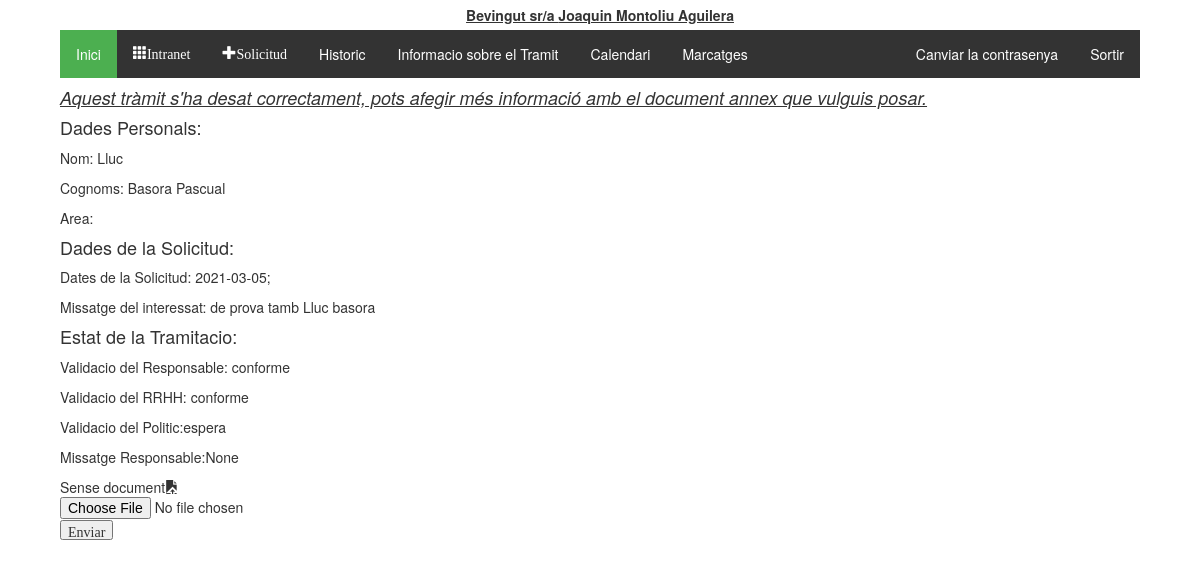
The page /tramitador/tramit/8/ (signed in) on the database its author committed.
### tramitador/models.py (models this page shows, shortened)
class Treballadors(AbstractUser):
    usuari = models.CharField(max_length=20)
    foto = models.FileField(upload_to='fotos', blank=True, null=True)
    """nom = models.CharField(max_length=20)
    cognoms = models.CharField(max_length=20)
    email = models.CharField(max_length=50)"""
    dni = models.CharField(max_length=20, null = True, blank=True)
    areas = models.ManyToManyField(Area)
    id_crosschex = models.IntegerField(max_length=4, null = True, blank=True)
    pass_crosschex =  models.IntegerField(max_length=4, null = True, blank=True)
    observacions = models.TextField(null = True, blank=True)
    """rol = models.CharField(max_length=20, choices = tip_rols, default = 'treb')
    estat = models.CharField(max_length=10, choices = tip_estats, default = 'alta')"""
    representant = models.ForeignKey('self', on_delete=models.CASCADE, blank=True, null = True)
    class Meta:
        ordering = ['first_name','last_name']

class Tramit(models.Model):
    validacio = (
        ('conforme','conforme'),
        ('inconforme','no conforme'),
        ('espera', 'en espera'),
    )
    tipologia = (
        ('vacances', 'Vacances'),
        ('perm_precep', 'Permisos preceptius'),
        ('perm_no_precep', 'Permisos no preceptius'),
        ('asum_p', 'Asumptes personals'),
        ('perm_indisposicio', 'Permis Indisposicio'),
        ('perm_altres', 'Altres permissos'),
    )
    treballador = models.ForeignKey(Treballadors, on_delete=models.CASCADE)
    document = models.ForeignKey(Document, on_delete=models.SET_NULL, null=True, blank=True)
    creat_en = models.DateTimeField(auto_now_add=True)
    modificat_en = models.DateTimeField(auto_now=True)
    data_sol = models.CharField(max_length=250, help_text = "Interval de dates amb guións '/', per dies no consecutios emprar ';' Exemple:2019-08-01-2019-08-20;2019-09-09")
    tipus = models.CharField(max_length=40, choices=tipologia, default='asum_p')
    finalitzat = models.BooleanField(default=False)
    """Validacio de RRHH"""
    valRRHH = models.CharField(max_length=20, choices=validacio, default='espera')
    """Validacio del responsable"""
    valResp =  models.CharField(max_length=20, choices=validacio, default='espera')
    """Validacio del Politic"""
    valPol = models.CharField(max_length=20, choices=validacio, default='espera')
    """En cas de voler explicar el motiu"""
    missatge_usuari = models.CharField(max_length=2000, null = True)
    missatge_responsable = models.CharField(max_length=2000, null = True, blank=True)
    """Millores per el admin site"""
    def was_published_recently(self):
        return self.creat_en >= timezone.now() - datetime.timedelta(days=1)
    was_published_recently.admin_order_field = 'creat_en'
    was_published_recently.boolean = True
    was_published_recently.short_description = 'Publicat recentment?'

### tramitador/views.py (the view)
# urls.py: path('tramit/<int:pk>/', views.tramit_detall, name='tramit_detall'),
@login_required
def tramit_detall(request, pk):
    tramit = get_object_or_404(Tramit, pk=pk)
    return render(request, 'tramits/tramit_detall.html', {'tramit': tramit})

### tramitador/templatetags/group.py (called while the page is built)
@register.filter(name='has_group')
def has_group(user, group_name):
    group_name = group_name.split(";")
    for group in group_name:
        if(user.groups.filter(name=group).exists()):
            return True
    return False

### tramitador/templates/tramits/tramit_detall.html (shortened to what this page needs)
{% extends 'tramits/base.html' %}
{% block content %}
  <div id="tramit">
    <h4><p><em><u>Aquest tràmit s'ha desat correctament, pots afegir més informació amb el document annex que vulguis posar.</u></em></p></h4>
    <h4>Dades Personals:</h4>
    <p>Nom: {{tramit.treballador.first_name}}</p>
    <p>Cognoms: {{tramit.treballador.last_name}}</p>
    <p>Area:{{tramit.treballador.area}}</p>
    <h4>Dades de la Solicitud:</h4>
    <p>Dates de la Solicitud: {{tramit.data_sol}}</p>
    <p>Missatge del interessat: {{tramit.missatge_usuari}}</p>
    <h4>Estat de la Tramitacio:</h4>
    <p>Validacio del Responsable: {{tramit.valResp}}</p>
    <p>Validacio del RRHH: {{tramit.valRRHH}}</p>
    <p>Validacio del Politic:{{tramit.valPol}}</p>
    <p>Missatge Responsable:{{tramit.missatge_responsable}}</p>
    <p>
      {% if tramit.document %}
        <a href="/static/documents/upload/{{tramit.document.document }}" class="glyphicon glyphicon-save-file">{{tramit.document.descripcio}}</a>
        <button class="glyphicon glyphicon-remove btn btn-danger" id="document">
      {% else %}
        Sense document<i class="glyphicon glyphicon-open-file" id="enviar_doc" data-tramit="{{tramit.pk}}"></i>
        <input type="file"  data-tramit="{{tramit.pk}}" />
        <input type="button" class="glyphicon glyphicon-open-file" value="Enviar" name="pujar"/>
      {% endif %}
    </p>
  </div>
{% endblock %}

### tramitador/templates/tramits/base.html (shortened to what this page needs)
<!DOCTYPE html>
{% load static %}
{% load group %}
<html lang="es">
  <head>
    <link rel="stylesheet" href="https://maxcdn.bootstrapcdn.com/bootstrap/3.3.5/css/bootstrap.min.css">
    <link rel="stylesheet" href="https://maxcdn.bootstrapcdn.com/font-awesome/4.4.0/css/font-awesome.min.css">
    <link rel="stylesheet" href="//code.jquery.com/ui/1.12.1/themes/base/jquery-ui.css">
    <link rel="stylesheet" href="{% static 'tramits/style.css' %}">
    <link rel="stylesheet" href="{% static 'tramits/bootstrap-year-calendar.css' %}">
  </head>
  <body>
    <div id="heading">
      {% block heading %}
        {% if user.is_authenticated %}
          Bevingut sr/a {{ user.first_name }} {{ user.last_name }}
        {% endif %}
      {% endblock %}
    </div>
    {% if user.is_authenticated %}
      <div id="main_block">
        <div id="options_block">
          <ul class="menu_options">
            <li><a href="{% url 'index' %}" class="active">Inici</a></li>
            <li><a href="{% url 'indexIntranet' %}"class ="glyphicon glyphicon-th">Intranet</a></li>
            <li><a href="{% url 'nou_tramit' %}"class ="glyphicon glyphicon-plus">Solicitud</a></li>
            <li><a href="{% url 'historic' %}">Historic</a></li>
            <li><a target="_blank" href="{% static 'documentacio/manual.pdf' %}">Informacio sobre el Tramit</a></li>
            <li><a target="_blank" href="{% url 'calendari' %}">Calendari</a></li>
            <li><a target="_blank" href="{% url 'marcatges' %}">Marcatges</a></li>
            <li class="menu_options_dreta"><a href="{% url 'logout' %}">Sortir</a></li>
            <li class="menu_options_dreta"><a href="/permivac/tramitador/accounts/password_change/">Canviar la contrasenya</a></li>
          </ul>
        </div>
        {% block content %}
        {% endblock %}
      </div>
    {% endif %}
  </body>
</html>

### tramitador/static/tramits/style.css (style rules this page uses)
#heading { display:flex; flex-direction: row; justify-content: center; align-content:center; align-items:center; width: 90%; height: auto; margin-left: auto; margin-right: auto; padding: 5px; text-decoration: underline; font-weight: bold; }
#main_block { display:flex; flex-direction:column; width: 90%; margin-left: auto; margin-right: auto; height: auto; justify-content: center; }
ul.menu_options { list-style-type: none; margin: 0; padding: 0; overflow: hidden; background-color: #333; }
ul.menu_options li { float: left; }
ul.menu_options li.menu_options_dreta { float:right; }
ul.menu_options li a { display: block; color: white; text-align: center; padding: 14px 16px; text-decoration: none; }
.active { background-color: #4CAF50; }
a, i { cursor: pointer; }

### rows shown on the page
Treballadors: first_name "Joaquin", last_name "Montoliu Aguilera"
Tramit: treballador.first_name "Lluc", treballador.last_name "Basora Pascual", data_sol "2021-03-05;", missatge_usuari "de prova tamb Lluc basora", valResp "conforme", valRRHH "conforme", valPol "espera", missatge_responsable "None"
